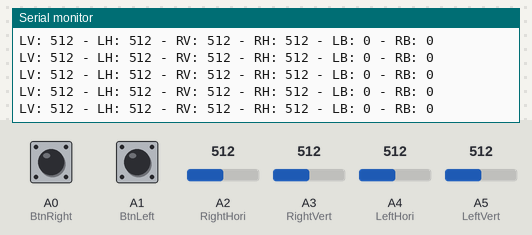
This sketch was run on a simulated Arduino Uno, built with avr-gcc and run on an emulated ATmega328P. Shown: the last lines printed to the serial monitor. Inputs (shaded band) come from the test bench; at power-on: A4 (LeftHori) = 512, A0 (BtnRight) LOW, A1 (BtnLeft) LOW, A2 (RightHori) = 512, A3 (RightVert) = 512, A5 (LeftVert) = 512.

Above: at 7.2 s.
7.3 s: A4 (LeftHori) set to 110
At 7.61 s:
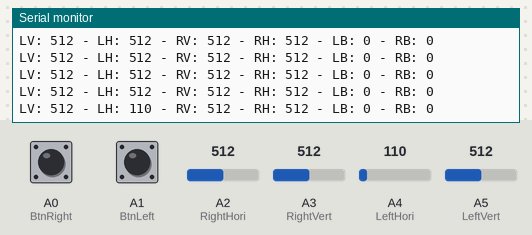
10.3 s: A4 (LeftHori) set to 92
At 10.43 s:
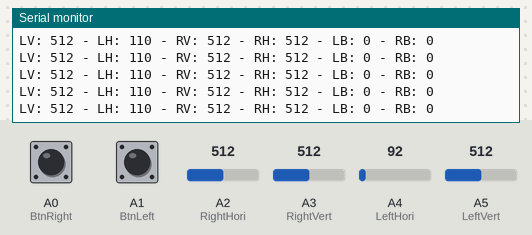
Timing chart, 0 to 13.3 s (numbered marks = the images above; inputs shaded):
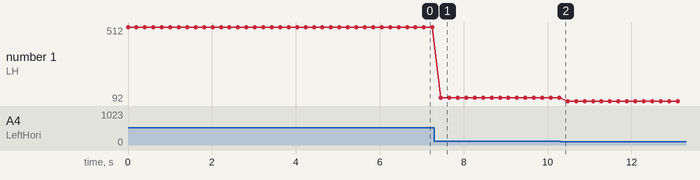

The sketch:

BB05_Joystick.ino
```cpp
//POTENCIOMETRO
#define LeftVert A5
#define LeftHori A4
#define RightVert A3
#define RightHori A2
#define BtnLeft A1
#define BtnRight A0

void setup() {
  Serial.begin(9600);

  pinMode (LeftVert, INPUT);
  pinMode (LeftHori, INPUT);
  pinMode (RightVert, INPUT);
  pinMode (RightHori, INPUT);
  pinMode (BtnLeft, INPUT);
  pinMode (BtnRight, INPUT);
}


void loop () {
  int intLeftVert = analogRead(LeftVert);
  int intLeftHori = analogRead(LeftHori);
  int intRightVert = analogRead(RightVert);
  int intRightHori = analogRead(RightHori);
  bool boolBtnLeft = digitalRead(BtnLeft);
  bool boolBtnRight = digitalRead(BtnRight);

  Serial.print("LV: ");
  Serial.print(intLeftVert);
  Serial.print(" - LH: ");
  Serial.print(intLeftHori);
  Serial.print(" - RV: ");
  Serial.print(intRightVert);
  Serial.print(" - RH: ");
  Serial.print(intRightHori);
  Serial.print(" - LB: ");
  Serial.print(boolBtnLeft);
  Serial.print(" - RB: ");
  Serial.println(boolBtnRight);
  delay(200);
}
```

Measured:
- after the input at 7.3 s, the serial monitor: prints a new line after 0.16 s (image 1)
- plotted number 1: 512 → 110 after the input at 7.3 s, 110 → 92 after the input at 10.3 s
